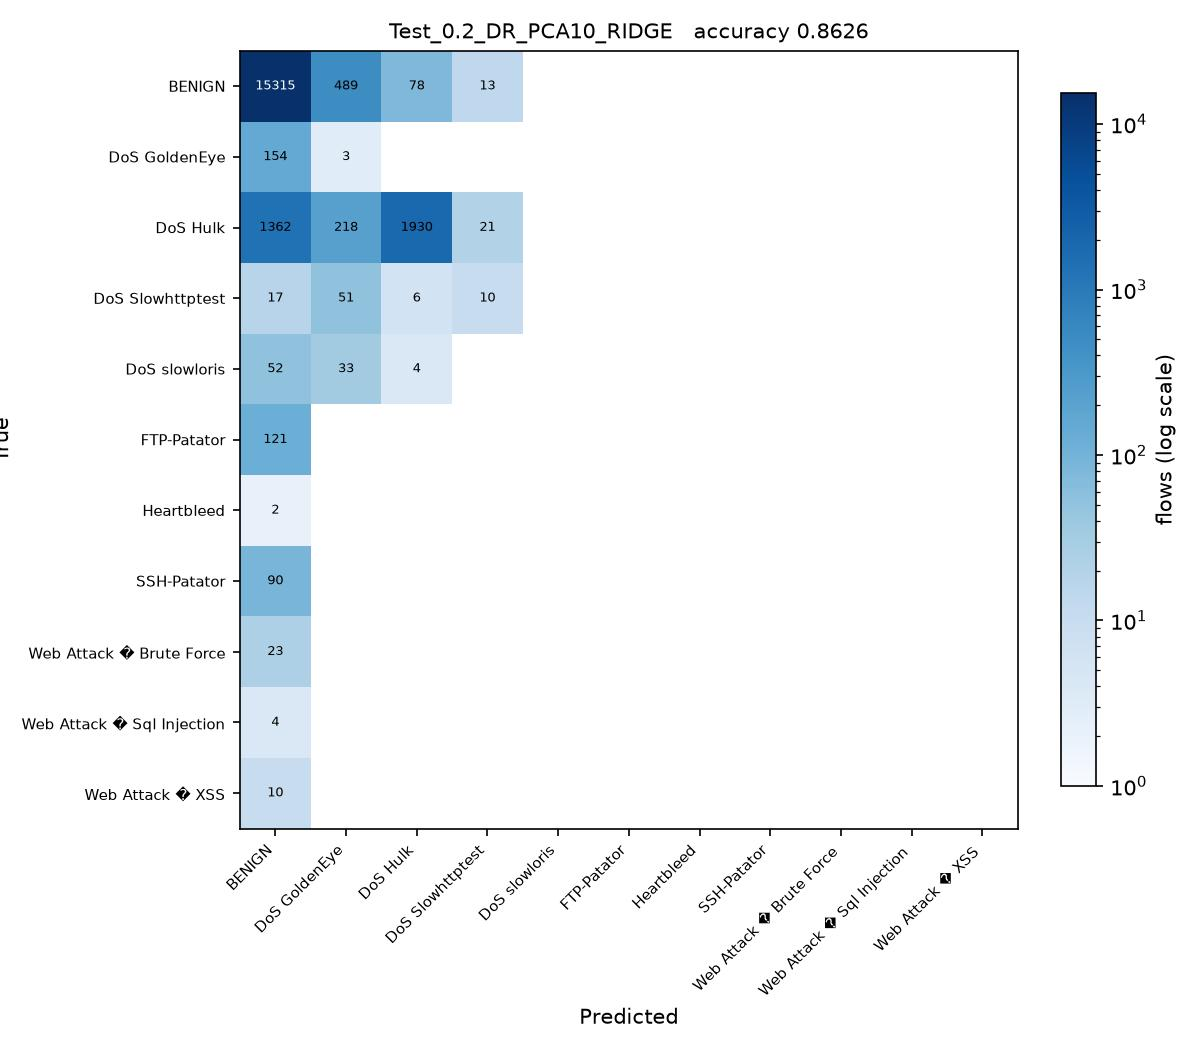

Write Python code to recreate this figure.
# Test_0.2_DR_PCA10_RIDGE.py
#
# Test size 0.2  |  PCA, 10 components  |  Ridge Regression (sheet #3)
#
# This is SGDC_60_40.py with the changes marked CHANGE below and nothing else.

import os
from pathlib import Path

# CHANGE 1: find the folder holding the three CSV files and run from there, so
# the plain file names below resolve no matter where this script is started
# from or how deeply it sits inside the project folder.
HERE = Path(__file__).resolve().parent
for PROJECT in [HERE, *HERE.parents]:
    if (PROJECT / 'Tuesday-WorkingHours.pcap_ISCX.csv').exists():
        os.chdir(PROJECT)
        break
else:
    raise SystemExit('Put this folder inside the folder that holds the three '
                     'CIC-IDS2017 CSV files, then run the script again.')
import numpy as np
import pandas as pd

df1 = pd.read_csv('Tuesday-WorkingHours.pcap_ISCX.csv', low_memory=True)
df2 = pd.read_csv('Wednesday-workingHours.pcap_ISCX.csv', low_memory=True)
df3 = pd.read_csv('Thursday-WorkingHours-Morning-WebAttacks.pcap_ISCX.csv', low_memory=True)

dataset = pd.concat([df1, df2, df3], ignore_index=True)

dataset.columns = dataset.columns.str.strip()

# CHANGE 2: a stratified sample of 100000 flows, the same for every run.
# Gradient Boosting builds one tree per class per stage on a single core, so all
# 1.3 million flows would take hours per script. At least 50 flows of every
# class are kept, so the rare attacks stay in the split.
label = dataset.columns[-1]
dataset = pd.concat(
    [g.sample(n=min(len(g), max(50, round(100000 * len(g) / len(dataset)))), random_state=0)
     for _, g in dataset.groupby(label)],
    ignore_index=True
)

X = dataset.iloc[:, :-1]
y = dataset.iloc[:, -1]

X = X.apply(pd.to_numeric, errors='coerce')

X.replace([np.inf, -np.inf], np.nan, inplace=True)

from sklearn.impute import SimpleImputer

imputer = SimpleImputer(missing_values=np.nan, strategy='mean')
X = imputer.fit_transform(X)

from sklearn.preprocessing import LabelEncoder

labelencoder_y = LabelEncoder()
y = labelencoder_y.fit_transform(y)

from sklearn.model_selection import train_test_split

X_train, X_test, y_train, y_test = train_test_split(
    X,
    y,
    test_size=0.2,   # CHANGE 3: test size
    random_state=0,
    stratify=y
)

# CHANGE 4: PCA, from PCA_LDA_KErnel_PCA_CODE.pdf (fit only on training data)
from sklearn.decomposition import PCA

pca = PCA(n_components=10)
X_train = pca.fit_transform(X_train)
X_test = pca.transform(X_test)

# CHANGE 5: Ridge Regression (sheet #3) in place of SGDClassifier
from sklearn.linear_model import Ridge

# Ridge is a regression model, used here exactly as the sheet writes
# it. Its numeric output is turned into a class after predict below.
classifier = Ridge(alpha=1.0)

classifier.fit(X_train, y_train)

y_pred = classifier.predict(X_test) 

# CHANGE 5b: Ridge predicts a number such as 3.4, not a class. Round it to the
# nearest class code and keep it inside the valid codes (0 to 10), so the
# confusion matrix and the scores below can be computed.
y_pred = np.clip(np.rint(y_pred), 0, len(labelencoder_y.classes_) - 1).astype(int)

from sklearn.metrics import confusion_matrix
from sklearn.metrics import accuracy_score
from sklearn.metrics import precision_score
from sklearn.metrics import recall_score
from sklearn.metrics import f1_score
from sklearn.metrics import classification_report

cm = confusion_matrix(y_test, y_pred)

print("Confusion Matrix:\n")
print(cm)

print("\nAccuracy : {:.4f}".format(accuracy_score(y_test, y_pred)))
print("\nPrecision : {:.4f}".format(precision_score(y_test, y_pred, average='weighted')))
print("\nRecall : {:.4f}".format(recall_score(y_test, y_pred, average='weighted')))
print("\nF1 Score : {:.4f}".format(f1_score(y_test, y_pred, average='weighted')))

print("\nClassification Report:\n")
print(classification_report(y_test, y_pred))

# CHANGE 6: save the confusion matrix as Test_0.2_DR_PCA10_RIDGE.jpg and record the result
import matplotlib
matplotlib.use('Agg')
import matplotlib.pyplot as plt
from matplotlib.colors import LogNorm

here = HERE                     # the folder this script sits in
names = [str(c) for c in labelencoder_y.classes_]
fig, ax = plt.subplots(figsize=(8, 7))
im = ax.imshow(cm, cmap='Blues', norm=LogNorm(vmin=1))
ax.set_xticks(range(len(names)), names, rotation=45, ha='right', fontsize=7)
ax.set_yticks(range(len(names)), names, fontsize=7)
ax.set_xlabel('Predicted')
ax.set_ylabel('True')
ax.set_title('Test_0.2_DR_PCA10_RIDGE   accuracy {:.4f}'.format(accuracy_score(y_test, y_pred)), fontsize=10)
for i in range(cm.shape[0]):
    for j in range(cm.shape[1]):
        if cm[i, j]:
            ax.text(j, i, cm[i, j], ha='center', va='center', fontsize=6,
                    color='white' if cm[i, j] > cm.max() / 3 else 'black')
fig.colorbar(im, ax=ax, fraction=0.04, label='flows (log scale)')
fig.tight_layout()
fig.savefig(here / 'Test_0.2_DR_PCA10_RIDGE.jpg', dpi=150)
plt.close(fig)

row = pd.DataFrame([{
    'Test': 0.2, 'DR': 'PCA10', 'Clas': 'RIDGE',
    'Acc': round(accuracy_score(y_test, y_pred), 4),
    'Pre': round(precision_score(y_test, y_pred, average='weighted'), 4),
    'Rec': round(recall_score(y_test, y_pred, average='weighted'), 4),
    'F1': round(f1_score(y_test, y_pred, average='weighted'), 4),
    'script': 'Test_0.2_DR_PCA10_RIDGE',
}])
# one file per run, so several scripts can run at the same time without
# overwriting each other. 21_run_45_mix.py merges them into the Excel sheet.
out = PROJECT / 'results' / 'parts_mix' / 'Test_0.2_DR_PCA10_RIDGE.csv'
out.parent.mkdir(parents=True, exist_ok=True)
row.to_csv(out, index=False)
